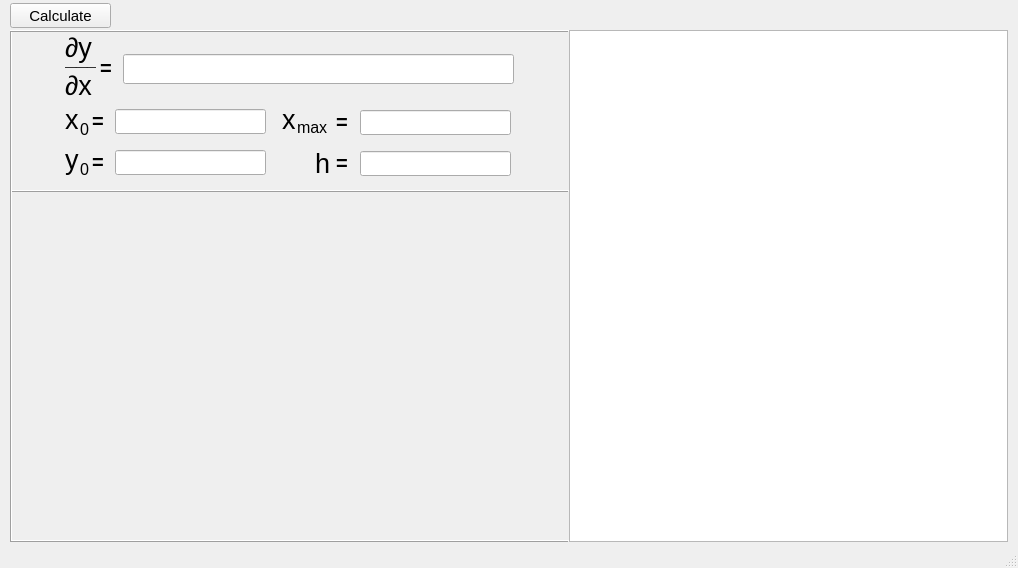
<?xml version="1.0" encoding="UTF-8"?>
<ui version="4.0">
 <class>MainWindow</class>
 <widget class="QMainWindow" name="MainWindow">
  <property name="geometry">
   <rect>
    <x>0</x>
    <y>0</y>
    <width>1018</width>
    <height>568</height>
   </rect>
  </property>
  <property name="font">
   <font>
    <weight>50</weight>
    <bold>false</bold>
   </font>
  </property>
  <property name="windowTitle">
   <string>MainWindow</string>
  </property>
  <widget class="QWidget" name="centralwidget">
   <widget class="QLineEdit" name="mathExpression">
    <property name="geometry">
     <rect>
      <x>123</x>
      <y>54</y>
      <width>391</width>
      <height>30</height>
     </rect>
    </property>
    <property name="font">
     <font>
      <pointsize>13</pointsize>
     </font>
    </property>
   </widget>
   <widget class="QLabel" name="dyLabel">
    <property name="geometry">
     <rect>
      <x>65</x>
      <y>32</y>
      <width>31</width>
      <height>31</height>
     </rect>
    </property>
    <property name="font">
     <font>
      <pointsize>20</pointsize>
      <weight>50</weight>
      <bold>false</bold>
     </font>
    </property>
    <property name="text">
     <string>∂y</string>
    </property>
   </widget>
   <widget class="QLabel" name="divisionLabel">
    <property name="geometry">
     <rect>
      <x>65</x>
      <y>42</y>
      <width>31</width>
      <height>31</height>
     </rect>
    </property>
    <property name="font">
     <font>
      <pointsize>15</pointsize>
      <weight>75</weight>
      <bold>true</bold>
     </font>
    </property>
    <property name="text">
     <string>___</string>
    </property>
   </widget>
   <widget class="QLabel" name="dxLabel">
    <property name="geometry">
     <rect>
      <x>65</x>
      <y>70</y>
      <width>31</width>
      <height>31</height>
     </rect>
    </property>
    <property name="font">
     <font>
      <pointsize>20</pointsize>
      <weight>50</weight>
      <bold>false</bold>
     </font>
    </property>
    <property name="text">
     <string>∂x</string>
    </property>
   </widget>
   <widget class="QLabel" name="equals_1Label">
    <property name="geometry">
     <rect>
      <x>100</x>
      <y>60</y>
      <width>21</width>
      <height>16</height>
     </rect>
    </property>
    <property name="font">
     <font>
      <pointsize>15</pointsize>
      <weight>75</weight>
      <bold>true</bold>
     </font>
    </property>
    <property name="text">
     <string>=</string>
    </property>
   </widget>
   <widget class="QLabel" name="x_0Label">
    <property name="geometry">
     <rect>
      <x>65</x>
      <y>104</y>
      <width>21</width>
      <height>31</height>
     </rect>
    </property>
    <property name="font">
     <font>
      <pointsize>20</pointsize>
      <weight>50</weight>
      <bold>false</bold>
     </font>
    </property>
    <property name="text">
     <string>x</string>
    </property>
   </widget>
   <widget class="QLabel" name="zero_1Label">
    <property name="geometry">
     <rect>
      <x>80</x>
      <y>121</y>
      <width>16</width>
      <height>17</height>
     </rect>
    </property>
    <property name="font">
     <font>
      <pointsize>12</pointsize>
     </font>
    </property>
    <property name="text">
     <string>0</string>
    </property>
   </widget>
   <widget class="QLabel" name="yLabel">
    <property name="geometry">
     <rect>
      <x>65</x>
      <y>144</y>
      <width>21</width>
      <height>31</height>
     </rect>
    </property>
    <property name="font">
     <font>
      <pointsize>20</pointsize>
      <weight>50</weight>
      <bold>false</bold>
     </font>
    </property>
    <property name="text">
     <string>y</string>
    </property>
   </widget>
   <widget class="QLabel" name="zero_2Label">
    <property name="geometry">
     <rect>
      <x>80</x>
      <y>161</y>
      <width>16</width>
      <height>17</height>
     </rect>
    </property>
    <property name="font">
     <font>
      <pointsize>12</pointsize>
     </font>
    </property>
    <property name="text">
     <string>0</string>
    </property>
   </widget>
   <widget class="QLabel" name="equals_2Label">
    <property name="geometry">
     <rect>
      <x>92</x>
      <y>113</y>
      <width>21</width>
      <height>16</height>
     </rect>
    </property>
    <property name="font">
     <font>
      <pointsize>15</pointsize>
      <weight>75</weight>
      <bold>true</bold>
     </font>
    </property>
    <property name="text">
     <string>=</string>
    </property>
   </widget>
   <widget class="QLabel" name="equals_3Label">
    <property name="geometry">
     <rect>
      <x>92</x>
      <y>154</y>
      <width>21</width>
      <height>16</height>
     </rect>
    </property>
    <property name="font">
     <font>
      <pointsize>15</pointsize>
      <weight>75</weight>
      <bold>true</bold>
     </font>
    </property>
    <property name="text">
     <string>=</string>
    </property>
   </widget>
   <widget class="QLineEdit" name="x_0">
    <property name="geometry">
     <rect>
      <x>115</x>
      <y>109</y>
      <width>151</width>
      <height>25</height>
     </rect>
    </property>
    <property name="font">
     <font>
      <pointsize>12</pointsize>
     </font>
    </property>
   </widget>
   <widget class="QLineEdit" name="y_0">
    <property name="geometry">
     <rect>
      <x>115</x>
      <y>150</y>
      <width>151</width>
      <height>25</height>
     </rect>
    </property>
    <property name="font">
     <font>
      <pointsize>12</pointsize>
     </font>
    </property>
   </widget>
   <widget class="QLabel" name="h_Label">
    <property name="geometry">
     <rect>
      <x>315</x>
      <y>148</y>
      <width>21</width>
      <height>31</height>
     </rect>
    </property>
    <property name="font">
     <font>
      <pointsize>20</pointsize>
      <weight>50</weight>
      <bold>false</bold>
     </font>
    </property>
    <property name="text">
     <string>h</string>
    </property>
   </widget>
   <widget class="QLabel" name="equals_4Label">
    <property name="geometry">
     <rect>
      <x>336</x>
      <y>155</y>
      <width>21</width>
      <height>16</height>
     </rect>
    </property>
    <property name="font">
     <font>
      <pointsize>15</pointsize>
      <weight>75</weight>
      <bold>true</bold>
     </font>
    </property>
    <property name="text">
     <string>=</string>
    </property>
   </widget>
   <widget class="QLineEdit" name="h_">
    <property name="geometry">
     <rect>
      <x>360</x>
      <y>151</y>
      <width>151</width>
      <height>25</height>
     </rect>
    </property>
    <property name="font">
     <font>
      <pointsize>12</pointsize>
     </font>
    </property>
   </widget>
   <widget class="QLabel" name="x_1Label">
    <property name="geometry">
     <rect>
      <x>282</x>
      <y>104</y>
      <width>21</width>
      <height>31</height>
     </rect>
    </property>
    <property name="font">
     <font>
      <pointsize>20</pointsize>
      <weight>50</weight>
      <bold>false</bold>
     </font>
    </property>
    <property name="text">
     <string>x</string>
    </property>
   </widget>
   <widget class="QLabel" name="maxLabel">
    <property name="geometry">
     <rect>
      <x>297</x>
      <y>119</y>
      <width>41</width>
      <height>17</height>
     </rect>
    </property>
    <property name="font">
     <font>
      <pointsize>12</pointsize>
     </font>
    </property>
    <property name="text">
     <string>max</string>
    </property>
   </widget>
   <widget class="QLabel" name="equals_5Label">
    <property name="geometry">
     <rect>
      <x>336</x>
      <y>114</y>
      <width>21</width>
      <height>16</height>
     </rect>
    </property>
    <property name="font">
     <font>
      <pointsize>15</pointsize>
      <weight>75</weight>
      <bold>true</bold>
     </font>
    </property>
    <property name="text">
     <string>=</string>
    </property>
   </widget>
   <widget class="QLineEdit" name="x_max">
    <property name="geometry">
     <rect>
      <x>360</x>
      <y>110</y>
      <width>151</width>
      <height>25</height>
     </rect>
    </property>
    <property name="font">
     <font>
      <pointsize>12</pointsize>
     </font>
    </property>
   </widget>
   <widget class="QPushButton" name="calculate">
    <property name="geometry">
     <rect>
      <x>10</x>
      <y>3</y>
      <width>101</width>
      <height>25</height>
     </rect>
    </property>
    <property name="font">
     <font>
      <pointsize>11</pointsize>
     </font>
    </property>
    <property name="text">
     <string>Calculate</string>
    </property>
   </widget>
   <widget class="QCustomPlot" name="plots" native="true">
    <property name="geometry">
     <rect>
      <x>10</x>
      <y>190</y>
      <width>559</width>
      <height>351</height>
     </rect>
    </property>
   </widget>
   <widget class="QTextBrowser" name="solutionsOutput">
    <property name="geometry">
     <rect>
      <x>569</x>
      <y>30</y>
      <width>439</width>
      <height>512</height>
     </rect>
    </property>
    <property name="font">
     <font>
      <family>Noto Mono</family>
      <pointsize>10</pointsize>
      <weight>75</weight>
      <bold>true</bold>
     </font>
    </property>
    <property name="cursor" stdset="0">
     <cursorShape>IBeamCursor</cursorShape>
    </property>
    <property name="autoFillBackground">
     <bool>false</bool>
    </property>
   </widget>
   <widget class="Line" name="line">
    <property name="geometry">
     <rect>
      <x>10</x>
      <y>190</y>
      <width>559</width>
      <height>3</height>
     </rect>
    </property>
    <property name="frameShadow">
     <enum>QFrame::Raised</enum>
    </property>
    <property name="orientation">
     <enum>Qt::Horizontal</enum>
    </property>
   </widget>
   <widget class="Line" name="line_2">
    <property name="geometry">
     <rect>
      <x>10</x>
      <y>540</y>
      <width>559</width>
      <height>3</height>
     </rect>
    </property>
    <property name="frameShadow">
     <enum>QFrame::Raised</enum>
    </property>
    <property name="orientation">
     <enum>Qt::Horizontal</enum>
    </property>
   </widget>
   <widget class="Line" name="line_3">
    <property name="geometry">
     <rect>
      <x>10</x>
      <y>30</y>
      <width>3</width>
      <height>511</height>
     </rect>
    </property>
    <property name="orientation">
     <enum>Qt::Vertical</enum>
    </property>
   </widget>
   <widget class="Line" name="line_4">
    <property name="geometry">
     <rect>
      <x>10</x>
      <y>30</y>
      <width>559</width>
      <height>3</height>
     </rect>
    </property>
    <property name="frameShadow">
     <enum>QFrame::Raised</enum>
    </property>
    <property name="orientation">
     <enum>Qt::Horizontal</enum>
    </property>
   </widget>
  </widget>
  <widget class="QStatusBar" name="statusbar"/>
 </widget>
 <customwidgets>
  <customwidget>
   <class>QCustomPlot</class>
   <extends>QWidget</extends>
   <header>qcustomplot.h</header>
   <container>1</container>
  </customwidget>
 </customwidgets>
 <resources/>
 <connections/>
</ui>
